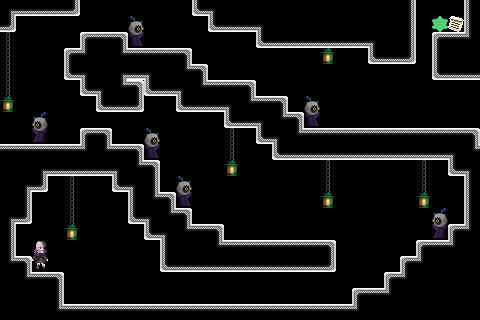

The image is a tile-based game level rendered from a .tmx file. Its description and complete source (layers, tilesets, objects, tile grids) follow:
An orthogonal 30x20 tile map with 16x16 px tiles, 4 tile layers (bkg_far, bkg_close, ground, foreground), 2 tilesets.

<map version="1.10" tiledversion="1.11.0" orientation="orthogonal" renderorder="right-down" width="30" height="20" tilewidth="16" tileheight="16" infinite="0" nextlayerid="5" nextobjectid="1">
 <tileset firstgid="1" source="../../memory_block.tsx" />
 <tileset firstgid="16" source="../../PlaceholderSprites.tsx" />
 <layer id="4" name="bkg_far" width="30" height="20">
  <properties>
   <property name="unity:sortinglayer" value="Bkg_far" />
  </properties>
  <data encoding="csv">
0,0,0,0,0,0,0,0,0,0,0,0,0,0,0,0,0,0,0,0,0,0,0,0,0,0,0,0,0,0,
0,0,0,0,0,0,0,0,0,0,0,0,0,0,0,0,0,0,0,0,0,0,0,0,0,0,0,0,0,0,
0,0,0,0,0,0,0,0,0,0,0,0,0,0,0,0,0,0,0,0,0,0,0,0,0,0,0,0,0,0,
0,0,0,0,0,0,0,0,0,0,0,0,0,0,0,0,0,0,0,0,0,0,0,0,0,0,0,0,0,0,
0,0,0,0,0,0,0,0,0,0,0,0,0,0,0,0,0,0,0,0,0,0,0,0,0,0,0,0,0,0,
0,0,0,0,0,0,0,0,0,0,0,0,0,0,0,0,0,0,0,0,0,0,0,0,0,0,0,0,0,0,
0,0,0,0,0,0,0,0,0,0,0,0,0,0,0,0,0,0,0,0,0,0,0,0,0,0,0,0,0,0,
0,0,0,0,0,0,0,0,0,0,0,0,0,0,0,0,0,0,0,0,0,0,0,0,0,0,0,0,0,0,
0,0,0,0,0,0,0,0,0,0,0,0,0,0,0,0,0,0,0,0,0,0,0,0,0,0,0,0,0,0,
0,0,0,0,0,0,0,0,0,0,0,0,0,0,0,0,0,0,0,0,0,0,0,0,0,0,0,0,0,0,
0,0,0,0,0,0,0,0,0,0,0,0,0,0,0,0,0,0,0,0,0,0,0,0,0,0,0,0,0,0,
0,0,0,0,0,0,0,0,0,0,0,0,0,0,0,0,0,0,0,0,0,0,0,0,0,0,0,0,0,0,
0,0,0,0,0,0,0,0,0,0,0,0,0,0,0,0,0,0,0,0,0,0,0,0,0,0,0,0,0,0,
0,0,0,0,0,0,0,0,0,0,0,0,0,0,0,0,0,0,0,0,0,0,0,0,0,0,0,0,0,0,
0,0,0,0,0,0,0,0,0,0,0,0,0,0,0,0,0,0,0,0,0,0,0,0,0,0,0,0,0,0,
0,0,0,0,0,0,0,0,0,0,0,0,0,0,0,0,0,0,0,0,0,0,0,0,0,0,0,0,0,0,
0,0,0,0,0,0,0,0,0,0,0,0,0,0,0,0,0,0,0,0,0,0,0,0,0,0,0,0,0,0,
0,0,0,0,0,0,0,0,0,0,0,0,0,0,0,0,0,0,0,0,0,0,0,0,0,0,0,0,0,0,
0,0,0,0,0,0,0,0,0,0,0,0,0,0,0,0,0,0,0,0,0,0,0,0,0,0,0,0,0,0,
0,0,0,0,0,0,0,0,0,0,0,0,0,0,0,0,0,0,0,0,0,0,0,0,0,0,0,0,0,0
</data>
 </layer>
 <layer id="1" name="bkg_close" width="30" height="20">
  <properties>
   <property name="unity:sortinglayer" value="Bkg" />
  </properties>
  <data encoding="csv">
0,0,0,0,0,0,0,0,0,0,0,0,0,0,0,0,0,0,0,0,0,0,0,0,0,0,0,0,0,0,
0,0,0,0,0,0,0,0,0,0,0,0,0,0,0,0,0,0,0,0,0,0,0,0,0,0,0,0,0,0,
0,0,0,0,0,0,0,0,0,0,0,0,0,0,0,0,0,0,0,0,0,0,0,0,0,0,0,0,0,0,
0,0,0,0,0,0,0,0,0,0,0,0,0,0,0,0,0,0,0,0,0,0,0,0,0,0,0,0,0,0,
0,0,0,0,0,0,0,0,0,0,0,0,0,0,0,0,0,0,0,0,0,0,0,0,0,0,0,0,0,0,
0,0,0,0,0,0,0,0,0,0,0,0,0,0,0,0,0,0,0,0,0,0,0,0,0,0,0,0,0,0,
0,0,0,0,0,0,0,0,0,0,0,0,0,0,0,0,0,0,0,0,0,0,0,0,0,0,0,0,0,0,
0,0,0,0,0,0,0,0,0,0,0,0,0,0,0,0,0,0,0,0,0,0,0,0,0,0,0,0,0,0,
0,0,0,0,0,0,0,0,0,0,0,0,0,0,0,0,0,0,0,0,0,0,0,0,0,0,0,0,0,0,
0,0,0,0,0,0,0,0,0,0,0,0,0,0,0,0,0,0,0,0,0,0,0,0,0,0,0,0,0,0,
0,0,0,0,0,0,0,0,0,0,0,0,0,0,0,0,0,0,0,0,0,0,0,0,0,0,0,0,0,0,
0,0,0,0,0,0,0,0,0,0,0,0,0,0,0,0,0,0,0,0,0,0,0,0,0,0,0,0,0,0,
0,0,0,0,0,0,0,0,0,0,0,0,0,0,0,0,0,0,0,0,0,0,0,0,0,0,0,0,0,0,
0,0,0,0,0,0,0,0,0,0,0,0,0,0,0,0,0,0,0,0,0,0,0,0,0,0,0,0,0,0,
0,0,0,0,0,0,0,0,0,0,0,0,0,0,0,0,0,0,0,0,0,0,0,0,0,0,0,0,0,0,
0,0,0,0,0,0,0,0,0,0,0,0,0,0,0,0,0,0,0,0,0,0,0,0,0,0,0,0,0,0,
0,0,0,0,0,0,0,0,0,0,0,0,0,0,0,0,0,0,0,0,0,0,0,0,0,0,0,0,0,0,
0,0,0,0,0,0,0,0,0,0,0,0,0,0,0,0,0,0,0,0,0,0,0,0,0,0,0,0,0,0,
0,0,0,0,0,0,0,0,0,0,0,0,0,0,0,0,0,0,0,0,0,0,0,0,0,0,0,0,0,0,
0,0,0,0,0,0,0,0,0,0,0,0,0,0,0,0,0,0,0,0,0,0,0,0,0,0,0,0,0,0
</data>
 </layer>
 <layer id="2" name="ground" width="30" height="20">
  <properties>
   <property name="unity:sortinglayer" value="Ground" />
  </properties>
  <data encoding="csv">
10,12,12,12,13,0,0,0,0,0,0,0,11,9,7,7,7,7,7,7,7,7,7,7,7,8,0,0,0,6,
13,0,0,0,0,0,0,0,92,0,0,0,0,11,12,12,9,7,7,7,7,7,7,7,7,8,0,58,71,6,
106,0,0,0,0,1,2,3,107,0,0,0,0,0,0,0,11,12,12,12,12,12,12,9,7,8,0,1,2,4,
106,0,0,0,1,4,7,5,2,2,2,3,0,0,0,0,0,0,0,0,61,0,0,11,12,13,0,6,7,7,
106,0,0,0,11,9,7,10,12,9,7,5,3,0,0,0,0,0,0,0,0,0,0,0,0,0,0,11,12,12,
106,0,0,0,0,11,9,5,3,11,12,9,5,2,2,3,0,0,0,0,0,0,0,0,0,0,0,0,0,0,
61,0,0,0,0,0,11,12,13,0,0,11,12,12,9,5,2,3,0,92,0,0,0,0,0,0,0,0,0,0,
0,0,2147483740,0,0,0,0,0,0,0,0,0,0,0,11,12,9,5,3,107,0,0,0,0,0,0,0,0,0,0,
0,0,2147483755,0,0,1,3,0,0,92,0,0,0,0,106,0,11,9,5,2,2,2,2,2,2,2,2,2,2,3,
2,2,2,2,2,4,5,2,3,107,0,0,0,0,106,0,0,11,12,12,12,12,12,12,12,12,12,12,9,5,
7,7,10,12,12,12,12,9,5,3,0,0,0,0,61,0,0,0,0,0,106,0,0,0,0,0,106,0,11,9,
7,10,13,0,106,0,0,11,9,8,0,92,0,0,0,0,0,0,0,0,106,0,0,0,0,0,106,0,0,6,
7,8,0,0,106,0,0,0,6,5,3,107,0,0,0,0,0,0,0,0,61,0,0,0,0,0,61,0,0,6,
10,13,0,0,106,0,0,0,11,9,5,3,0,0,0,0,0,0,0,0,0,0,0,0,0,0,0,2147483740,0,6,
8,0,0,0,61,0,0,0,0,11,9,5,2,3,0,0,0,0,0,0,0,0,0,0,0,0,0,2147483755,1,4,
8,0,16,0,0,0,0,0,0,0,6,7,7,5,2,2,2,2,2,2,3,0,0,0,0,0,1,2,4,7,
5,3,31,0,0,0,0,0,0,0,11,12,12,12,12,12,12,12,12,12,13,0,0,0,0,1,4,7,7,7,
7,5,2,3,0,0,0,0,0,0,0,0,0,0,0,0,0,0,0,0,0,0,0,0,1,4,7,7,7,7,
7,7,7,8,0,0,0,0,0,0,0,0,0,0,0,0,0,0,0,0,0,0,1,2,4,7,7,7,7,7,
7,7,7,5,2,2,2,2,2,2,2,2,2,2,2,2,2,2,2,2,2,2,4,7,7,7,7,7,7,7
</data>
 </layer>
 <layer id="3" name="foreground" width="30" height="20">
  <properties>
   <property name="unity:sortinglayer" value="Foreground" />
  </properties>
  <data encoding="csv">
0,0,0,0,0,0,0,0,0,0,0,0,0,0,0,0,0,0,0,0,0,0,0,0,0,0,0,0,0,0,
0,0,0,0,0,0,0,0,0,0,0,0,0,0,0,0,0,0,0,0,0,0,0,0,0,0,0,0,0,0,
0,0,0,0,0,0,0,0,0,0,0,0,0,0,0,0,0,0,0,0,0,0,0,0,0,0,0,0,0,0,
0,0,0,0,0,0,0,0,0,0,0,0,0,0,0,0,0,0,0,0,0,0,0,0,0,0,0,0,0,0,
0,0,0,0,0,0,0,0,0,0,0,0,0,0,0,0,0,0,0,0,0,0,0,0,0,0,0,0,0,0,
0,0,0,0,0,0,0,0,0,0,0,0,0,0,0,0,0,0,0,0,0,0,0,0,0,0,0,0,0,0,
0,0,0,0,0,0,0,0,0,0,0,0,0,0,0,0,0,0,0,0,0,0,0,0,0,0,0,0,0,0,
0,0,0,0,0,0,0,0,0,0,0,0,0,0,0,0,0,0,0,0,0,0,0,0,0,0,0,0,0,0,
0,0,0,0,0,0,0,0,0,0,0,0,0,0,0,0,0,0,0,0,0,0,0,0,0,0,0,0,0,0,
0,0,0,0,0,0,0,0,0,0,0,0,0,0,0,0,0,0,0,0,0,0,0,0,0,0,0,0,0,0,
0,0,0,0,0,0,0,0,0,0,0,0,0,0,0,0,0,0,0,0,0,0,0,0,0,0,0,0,0,0,
0,0,0,0,0,0,0,0,0,0,0,0,0,0,0,0,0,0,0,0,0,0,0,0,0,0,0,0,0,0,
0,0,0,0,0,0,0,0,0,0,0,0,0,0,0,0,0,0,0,0,0,0,0,0,0,0,0,0,0,0,
0,0,0,0,0,0,0,0,0,0,0,0,0,0,0,0,0,0,0,0,0,0,0,0,0,0,0,0,0,0,
0,0,0,0,0,0,0,0,0,0,0,0,0,0,0,0,0,0,0,0,0,0,0,0,0,0,0,0,0,0,
0,0,0,0,0,0,0,0,0,0,0,0,0,0,0,0,0,0,0,0,0,0,0,0,0,0,0,0,0,0,
0,0,0,0,0,0,0,0,0,0,0,0,0,0,0,0,0,0,0,0,0,0,0,0,0,0,0,0,0,0,
0,0,0,0,0,0,0,0,0,0,0,0,0,0,0,0,0,0,0,0,0,0,0,0,0,0,0,0,0,0,
0,0,0,0,0,0,0,0,0,0,0,0,0,0,0,0,0,0,0,0,0,0,0,0,0,0,0,0,0,0,
0,0,0,0,0,0,0,0,0,0,0,0,0,0,0,0,0,0,0,0,0,0,0,0,0,0,0,0,0,0
</data>
 </layer>
</map>
